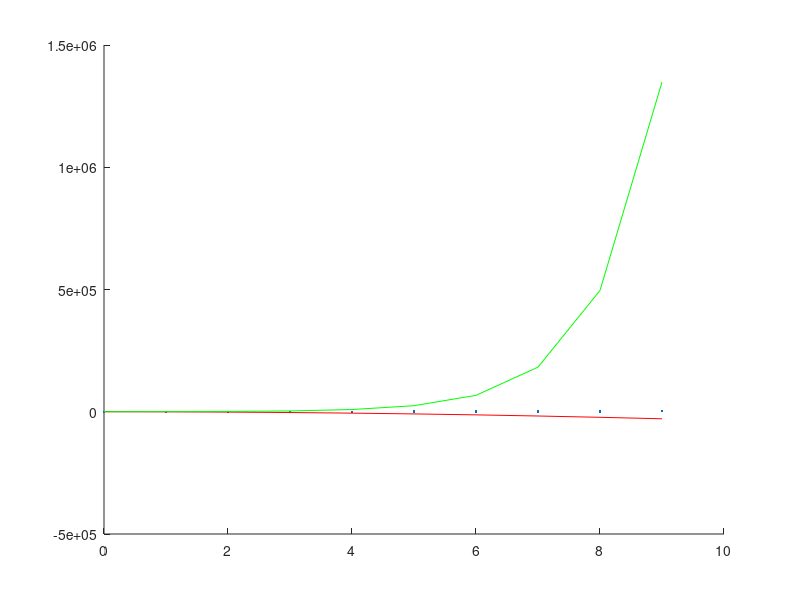

This chart was generated by the following MATLAB code:
% Aufgabe 2a
u = [0:9]'
v = [-200;-100;-50;0;150;400;600;1000;1700;3000]
hold on;
plot(u,v,'.');

% Aufgabe 2b
% für v = alpha + beta * u ^ 2
b = v;
A = u.^2;
A(:,2) = 1;
[Q,R] = qr(A);
Qb = Q' * b;
QA = R(1,1);
QA(1,2) = R(1,2);
QA(2,:) = R(2,:);
temp = Qb(1);
temp(2) = Qb(2);
Qb = temp';
X = QA ^ (-1) * Qb;
A
b
R
Q
Qb
QA
X

% für v = beta * e^u + alpha
b = v;
A = exp(u);
A(:,2) = 1;
[Q,R] = qr(A);
Qb = Q' * b;
QA = R(1,1);
QA(1,2) = R(1,2);
QA(2,:) = R(2,:);
temp = Qb(1);
temp(2) = Qb(2);
Qb = temp';
X = QA ^ (-1) * Qb;
A
b
R
Q
Qb
QA
X

% Aufgabe 2c
% Ausgleichsgerade 1: v = 34.5676 + (-335.1779 * u^2)
% Ausgleichsgerade 2: v = 0.3773 + 166.3918 * exp(u)
e = exp(1);
plot(u,34.5676 + (-355.1779 .* u.^2),'red');
plot(u,0.3773 + 166.3918 .* e.^u,'green');


% Aufgabe 2d
% Die Gleichung 2 (mit der eulerschen Zahl) weicht weniger stark von den
% Datenpunkten ab. Daher wäre diese wohl am besten geeignet. Natürlich nur
% sichtbar innerhalb des angegebenen Bereiches.